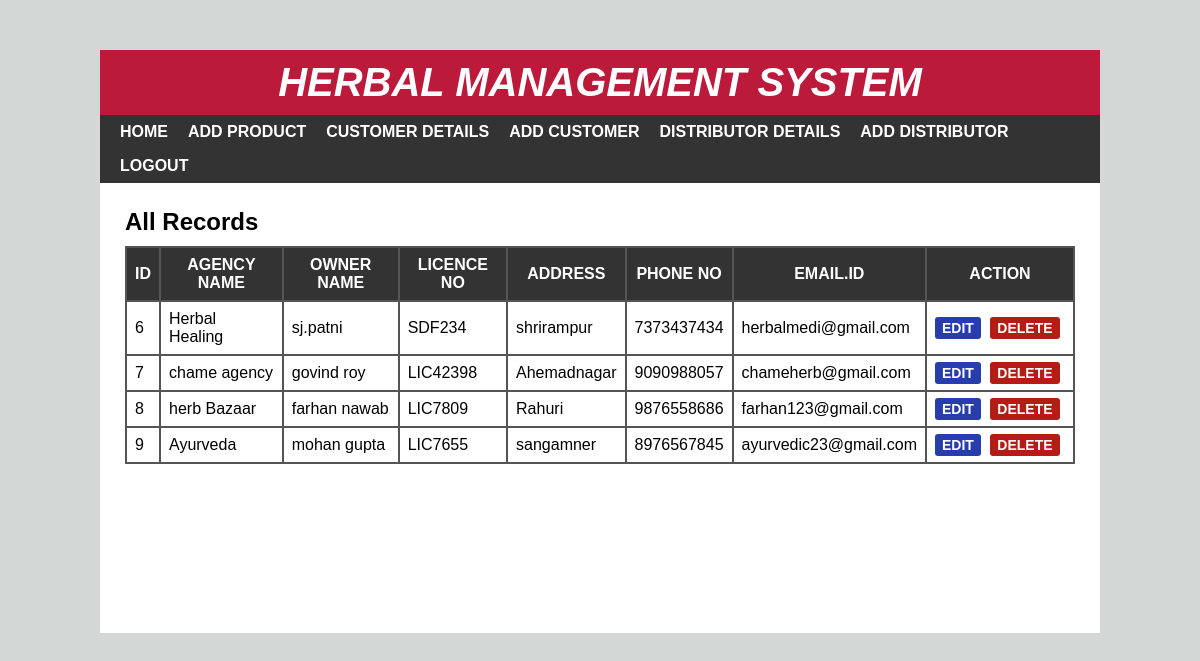
Screenshot of /ddetails.php with the database file from the repository.
### tables this page shows
CREATE TABLE `distdetail` (
  `id` int(100) NOT NULL,
  `dagency` varchar(255) NOT NULL,
  `downer` varchar(255) NOT NULL,
  `dLno` varchar(255) NOT NULL,
  `daddress` varchar(345) NOT NULL,
  `dphone` varchar(255) NOT NULL,
  `demail` varchar(255) NOT NULL
);

### ddetails.php (the view, shortened to what this page needs)
<?php
include 'header.php';
?>
<div id="main-content">
    <h2>All Records</h2>
   <?php
    include 'config.php';
    $sql = "SELECT * FROM distdetail";
    $result = mysqli_query($conn, $sql) or die("Query Unsuccessful.");
    if(mysqli_num_rows($result) > 0)  {
  ?>
    <table cellpadding="8px">
        <thead>
        <th>Id</th>
        <th>agency name</th>
        <th>owner name</th>
        <th>Licence no</th>
        <th>address</th>
        <th>phone no</th>
        <th>email.id</th>
        <th>Action</th>
        </thead>
        <tbody>
          <?php
            while($row = mysqli_fetch_assoc($result)){
          ?>
            <tr>
                <td><?php echo $row['id']; ?></td>
                <td><?php echo $row['dagency']; ?></td>
                <td><?php echo $row['downer']; ?></td>
                <td><?php echo $row['dLno']; ?></td>
                <td><?php echo $row['daddress']; ?></td>
                <td><?php echo $row['dphone']; ?></td>
                <td><?php echo $row['demail']; ?></td>
                <td>
                    <a href='dedit.php?id=<?php echo $row['id']; ?>'>Edit</a>
                    <a href='ddelete-inline.php?id=<?php echo $row['id']; ?>'>Delete</a>
                </td>
            </tr>
          <?php } ?>
        </tbody>
    </table>
  <?php }else{
    echo "<h2>No Record Found</h2>";
  }
  ?>
</div>
</div>
</body>
</html>

### css/style.css (style rules this page uses)
body { font:16px arial; margin: 0; padding: 0; background: #d1d1d1; }
#main-content { padding: 25px; min-height: 400px; }
#main-content h2 { margin: 0 0 10px; text-transform: capitalize; }
#main-content table { width: 100%; background-color: #555; margin: 0 0 20px; }
#main-content table th { color: #fff; background-color: #333; text-transform: uppercase; }
#main-content table th:last-child { width: 130px; }
#main-content table td { background-color: #fff; }
#main-content table td a { font-size: 14px; font-weight: 600; text-transform: uppercase; padding: 3px 7px; color: #fff; background-color: #273dab; text-decoration: none; border-radius: 3px; }
#main-content table td a:nth-child(2) { background-color: #b31d15; margin: 0 0 0 5px; }
body { background: rgb(211, 216, 215); }

### rows the page displays
distdetail: id "6", dagency "Herbal Healing", downer "sj.patni", dLno "SDF234", daddress "shrirampur", dphone "7373437434", demail "herbalmedi@gmail.com"
distdetail: id "7", dagency "chame agency", downer "govind roy", dLno "LIC42398", daddress "Ahemadnagar", dphone "9090988057", demail "chameherb@gmail.com"
distdetail: id "8", dagency "herb Bazaar", downer "farhan nawab", dLno "LIC7809", daddress "Rahuri", dphone "9876558686", demail "farhan123@gmail.com"
distdetail: id "9", dagency "Ayurveda", downer "mohan gupta", dLno "LIC7655", daddress "sangamner", dphone "8976567845", demail "ayurvedic23@gmail.com"
